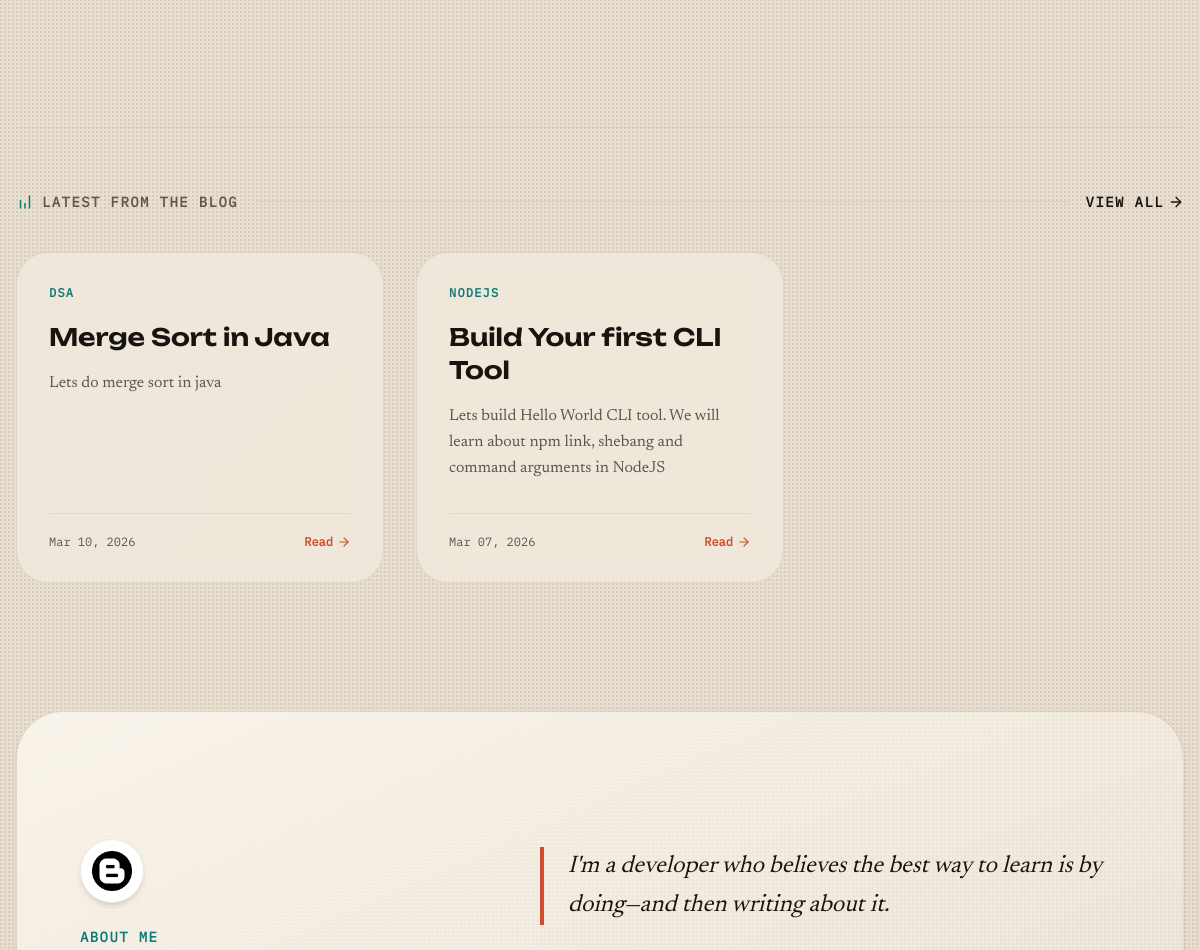
Before: / (middle part) with the older database file.
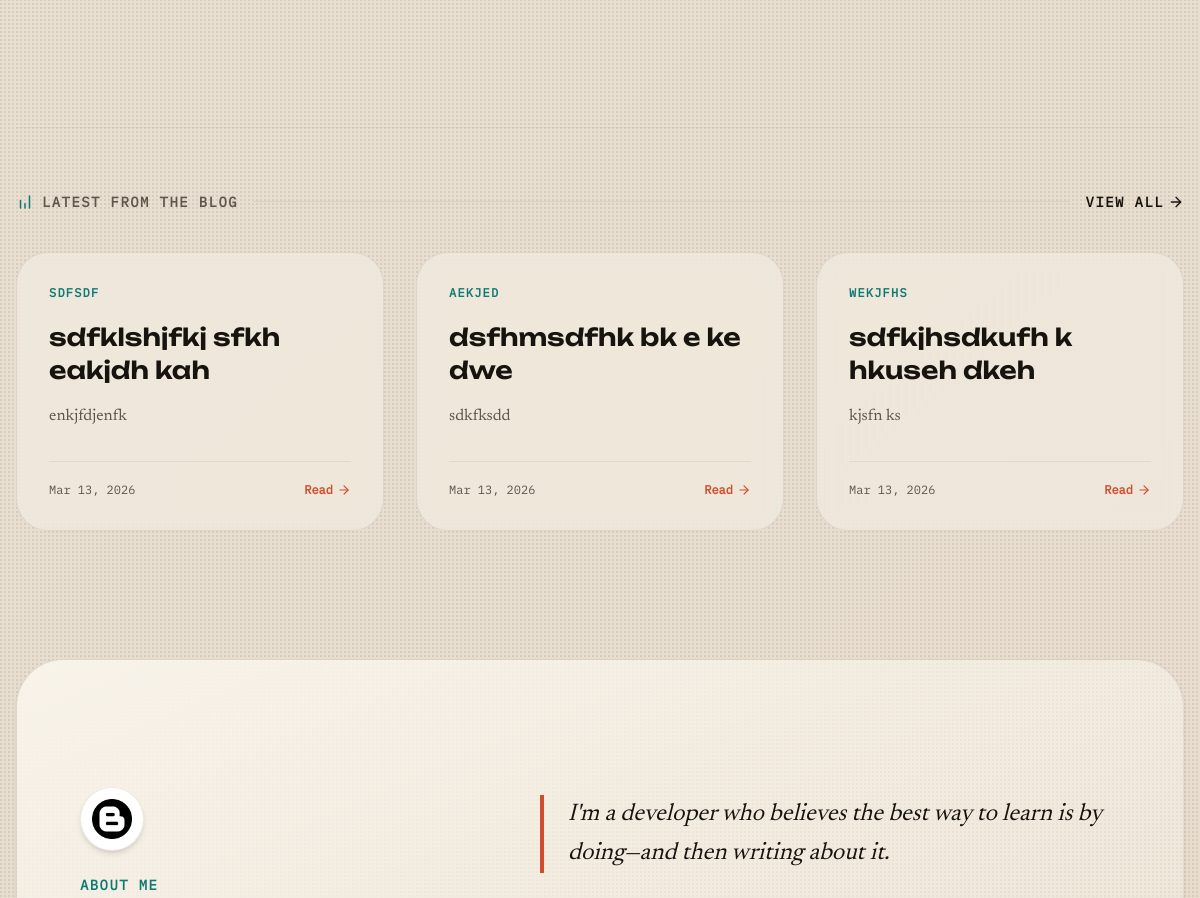
After: the same page with the newer database file.
### posts/models.py (models this page shows, shortened)
class Post(models.Model):
    class Status(models.TextChoices):
        DRAFT = 'DF', 'Draft'
        PUBLISHED = 'PU', 'Published'
    title = models.CharField(max_length=250)
    slug = models.SlugField(unique=True, max_length=250)
    description = models.CharField(max_length=250)
    body = models.TextField()
    category = models.CharField(max_length=10)
    author = models.ForeignKey(settings.AUTH_USER_MODEL, on_delete=models.CASCADE, related_name = 'blog_posts')
    published_at = models.DateTimeField(default=timezone.now, )
    created_at = models.DateTimeField(auto_now_add=True)
    updated_at = models.DateTimeField(auto_now=True)
    status = models.CharField(max_length=2, choices = Status, default = Status.DRAFT)
    class Meta:
        ordering = ["-published_at"]
        indexes = [models.Index(fields=["-published_at"]), ]

### blog/views.py (the view)
# urls.py: path("", HomeViews.landing_page, name="landing_page"),
def landing_page(request):
    latest_posts = Post.objects.filter(
        status=Post.Status.PUBLISHED, published_at__lte=timezone.now()
    ).order_by("-published_at")[:3]
    return render(request, "landing_page/index.html", {"latest_posts": latest_posts})

### templates/landing_page/index.html (shortened to what this page needs)
{% extends "base.html" %} {% load static %} {% block title %}Shadow Codes{% endblock %} {% block content %}
<section id="topics" class="py-16 relative w-full mb-16">
</section>
{% if latest_posts %}
<section class="py-16 mb-16 border-t border-line/30">
  <div class="flex items-center gap-4 mb-10">
    <h2 class="font-ibmMono text-sm tracking-widest uppercase text-muted font-semibold flex items-center gap-2">
      <svg width="18" height="18" viewBox="0 0 24 24" fill="none" stroke="currentColor" stroke-width="2"
        stroke-linecap="round" stroke-linejoin="round" class="text-accent-alt">
        <path d="M12 20v-6M6 20V10M18 20V4" />
      </svg>
      Latest from the blog
    </h2>
    <div class="h-px flex-1 bg-line/40"></div>
    <a href="{% url 'get_all_posts' %}"
      class="shrink-0 font-ibmMono text-sm tracking-widest uppercase text-ink font-bold hover:text-accent flex items-center gap-1 group/link">
      View all
      <svg width="16" height="16" viewBox="0 0 24 24" fill="none" stroke="currentColor" stroke-width="2"
        stroke-linecap="round" stroke-linejoin="round" class="transition-transform group-hover/link:translate-x-1">
        <path d="M5 12h14" />
        <path d="m12 5 7 7-7 7" />
      </svg>
    </a>
  </div>
  <div class="grid gap-6 sm:gap-8 sm:grid-cols-2 lg:grid-cols-3">
    {% for post in latest_posts %}
    <a href="{% url 'post_detail' post.slug %}" class="group block h-full">
      <article
        class="bg-panel/50 backdrop-blur-sm rounded-4xl p-6 lg:p-8 border border-line/40 hover:border-accent/40 hover:bg-white transition-all duration-300 flex flex-col h-full hover:-translate-y-2 hover:shadow-xl relative overflow-hidden">
        {% if post.category %}
        <span class="font-ibmMono text-[10px] md:text-xs tracking-widest uppercase text-accent-alt mb-5 font-bold">
          {{ post.category }}</span>
        {% endif %}
        <h3
          class="font-unbounded text-xl md:text-2xl font-semibold mb-4 leading-snug group-hover:text-accent transition-colors duration-300">
          {{ post.title }}
        </h3>
        {% if post.description %}
        <p class="text-muted text-base mb-8 line-clamp-3 flex-1 font-base leading-relaxed">{{ post.description }}</p>
        {% endif %}
        <div class="flex items-center justify-between mt-auto pt-5 border-t border-line/30">
          <span class="text-muted text-xs font-ibmMono">{{ post.published_at|date:"M d, Y" }}</span>
          <span
            class="text-accent text-xs font-ibmMono font-semibold group-hover:translate-x-1 transition-transform flex items-center gap-1">Read
            <svg width="14" height="14" viewBox="0 0 24 24" fill="none" stroke="currentColor" stroke-width="2"
              stroke-linecap="round" stroke-linejoin="round">
              <path d="M5 12h14" />
              <path d="m12 5 7 7-7 7" />
            </svg></span>
        </div>
      </article>
    </a>
    {% endfor %}
  </div>
</section>
{% endif %}
<section class="py-16 mb-8 relative">
  <div
    class="absolute inset-0 bg-linear-to-br from-panel to-soft/30 rounded-[3rem] border border-line/40 -z-10 shadow-sm">
  </div>
  <div class="p-8 sm:p-12 lg:p-16">
    <div class="lg:grid lg:grid-cols-12 lg:gap-16 lg:items-center">
      <div class="lg:col-span-5 mb-10 lg:mb-0">
        <div
          class="w-16 h-16 rounded-full bg-white flex items-center justify-center shadow-md border border-line/30 mb-6 overflow-hidden">
          <img src="{% static 'assets/blogger.png' %}" alt="Avatar" class="w-10 h-10 object-contain" />
        </div>
        <p class="font-ibmMono text-sm tracking-widest uppercase text-accent-alt mb-3 font-semibold">About me</p>
      </div>
      <div class="lg:col-span-7">
        <p class="text-ink text-xl md:text-2xl leading-relaxed mb-6 font-base italic border-l-4 border-accent pl-6">
          I'm a developer who believes the best way to learn is by
          doing&mdash;and then writing about it.
        </p>
      </div>
    </div>
  </div>
</section>
{% endblock %}

Changed rows visible on the page:
no longer on this page (row unchanged): Post: category "DSA", title "Merge Sort in Java", description "Lets do merge sort in java", published_at "Mar 10, 2026"
no longer on this page (row unchanged): Post: category "NODEJS", title "Build Your first CLI Tool", description "Lets build Hello World CLI tool. We will learn about npm link, shebang and command arguments in NodeJS", published_at "Mar 07, 2026"
added Post: category "SDFSDF", title "sdfklshjfkj sfkh eakjdh kah", description "enkjfdjenfk", published_at "Mar 13, 2026"
added Post: category "AEKJED", title "dsfhmsdfhk bk e ke dwe", description "sdkfksdd", published_at "Mar 13, 2026"
added Post: category "WEKJFHS", title "sdfkjhsdkufh k hkuseh dkeh", description "kjsfn ks", published_at "Mar 13, 2026"
